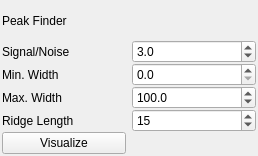
          <widget class="QWidget" name="page_3">
           <property name="geometry">
            <rect>
             <x>0</x>
             <y>0</y>
             <width>258</width>
             <height>156</height>
            </rect>
           </property>
           <attribute name="label">
            <string>Peak Finder Algorithm</string>
           </attribute>
           <layout class="QGridLayout" name="gridLayout_17">
            <property name="verticalSpacing">
             <number>0</number>
            </property>
            <property name="margin">
             <number>2</number>
            </property>
            <item row="5" column="0">
             <widget class="QPushButton" name="pushButton">
              <property name="text">
               <string>Visualize</string>
              </property>
             </widget>
            </item>
            <item row="1" column="0">
             <widget class="QLabel" name="label_24">
              <property name="text">
               <string>Signal/Noise</string>
              </property>
             </widget>
            </item>
            <item row="1" column="1">
             <widget class="QDoubleSpinBox" name="pfSNR">
              <property name="decimals">
               <number>1</number>
              </property>
              <property name="singleStep">
               <double>0.500000000000000</double>
              </property>
              <property name="value">
               <double>3.000000000000000</double>
              </property>
             </widget>
            </item>
            <item row="2" column="1">
             <widget class="QDoubleSpinBox" name="pfMinWidth">
              <property name="decimals">
               <number>1</number>
              </property>
             </widget>
            </item>
            <item row="4" column="0">
             <widget class="QLabel" name="label_23">
              <property name="text">
               <string>Ridge Length</string>
              </property>
             </widget>
            </item>
            <item row="0" column="0">
             <widget class="QLabel" name="label_29">
              <property name="text">
               <string>Peak Finder</string>
              </property>
             </widget>
            </item>
            <item row="3" column="0">
             <widget class="QLabel" name="label_25">
              <property name="text">
               <string>Max. Width</string>
              </property>
             </widget>
            </item>
            <item row="3" column="1">
             <widget class="QDoubleSpinBox" name="pfMaxWidth">
              <property name="decimals">
               <number>1</number>
              </property>
              <property name="maximum">
               <double>500.000000000000000</double>
              </property>
              <property name="value">
               <double>100.000000000000000</double>
              </property>
             </widget>
            </item>
            <item row="2" column="0">
             <widget class="QLabel" name="label_26">
              <property name="text">
               <string>Min. Width</string>
              </property>
             </widget>
            </item>
            <item row="4" column="1">
             <widget class="QSpinBox" name="pfRidgeLength">
              <property name="value">
               <number>15</number>
              </property>
             </widget>
            </item>
           </layout>
          </widget>
